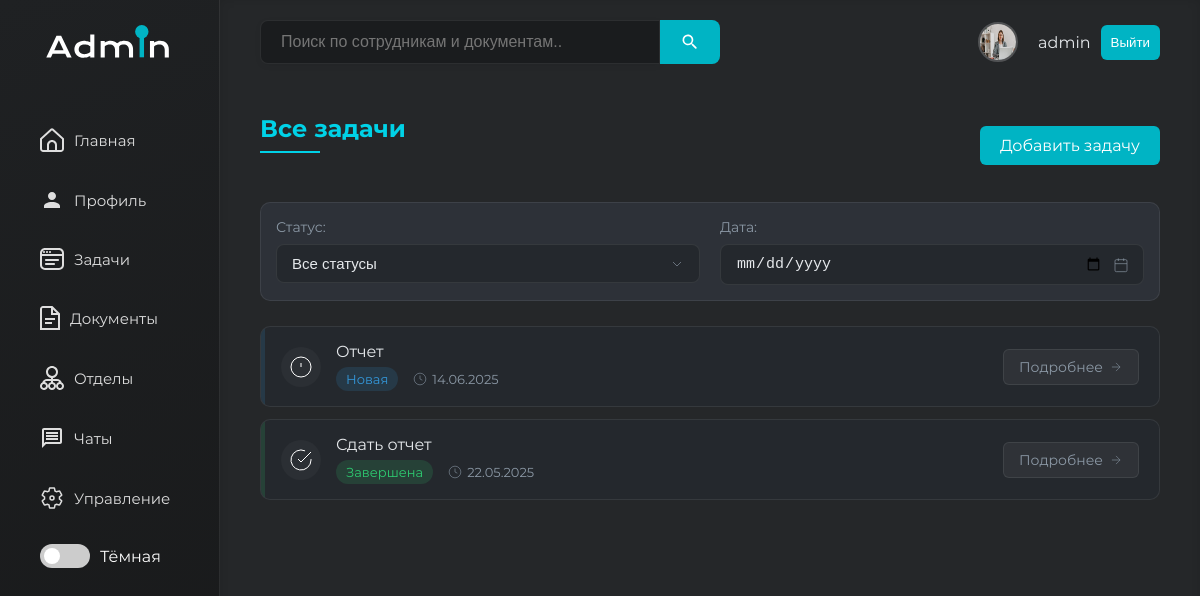
/task/ (signed in), run on an earlier commit of the app's database.
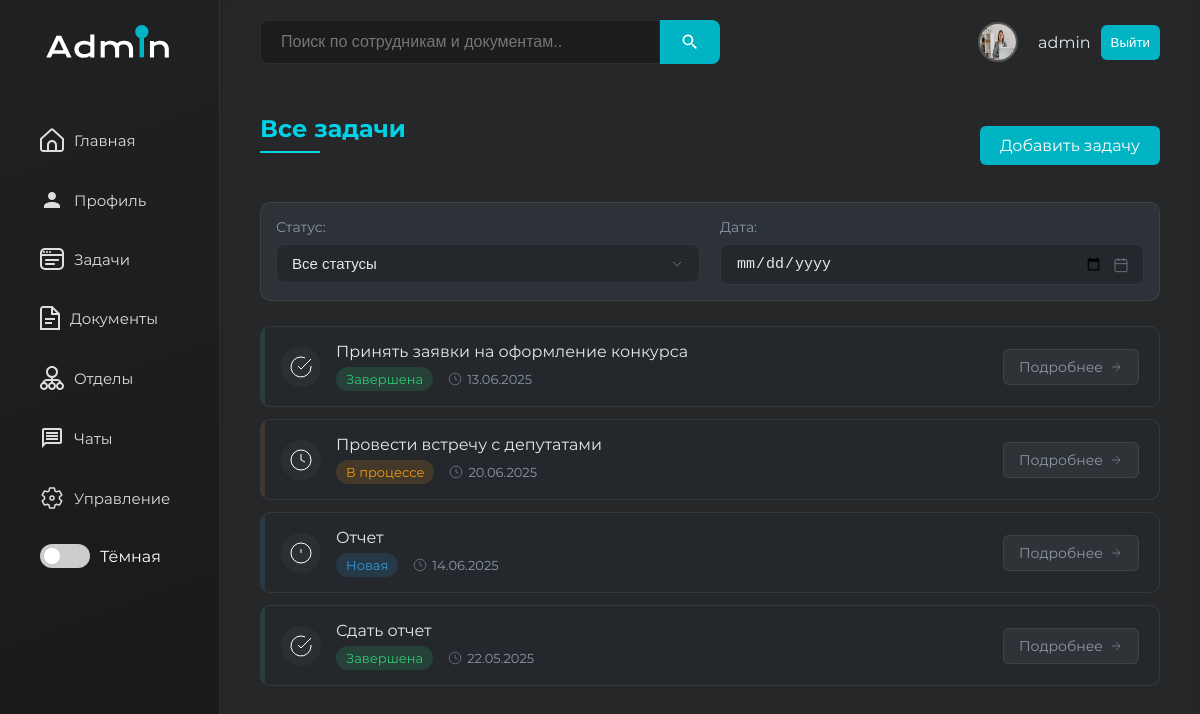
And on a later commit of the database.
### www/models.py (models this page shows, shortened)
class User(AbstractUser):
    telephone = models.CharField(max_length=15)
    position = models.ForeignKey(
        Position,
        on_delete=models.SET_NULL,
        null=True,
        blank=True,
        verbose_name="Должность"
    )
    department = models.ForeignKey(
        Department,
        on_delete=models.SET_NULL,
        null=True,
        blank=True,
        verbose_name="Отдел"
    )
    avatar = models.ImageField(upload_to='avatars/', null=True, blank=True)
    first_name = models.CharField(max_length=150, verbose_name="Имя")
    last_name = models.CharField(max_length=150, verbose_name="Фамилия")
    role = models.ForeignKey(
        Role,
        on_delete=models.SET_NULL,
        null=True,
        blank=True,
        verbose_name="Роль"
    )

class Task(models.Model):
    STATUS_CHOICES = [
        ('new', 'Новая'),
        ('in_progress', 'В процессе'),
        ('completed', 'Завершена'),
    ]
    title = models.CharField(max_length=255)
    description = models.TextField()
    created_at = models.DateTimeField(auto_now_add=True)
    user = models.ForeignKey(User, on_delete=models.CASCADE, related_name="tasks")
    file_attachment = models.FileField(upload_to='task_files/', blank=True, null=True)
    status = models.CharField(
        max_length=20,
        choices=STATUS_CHOICES,
        default='new'
    )
    completed_comment = models.TextField(blank=True, null=True)
    due_date = models.DateField(null=True, blank=True)  # Добавлено поле даты
    completed_at = models.DateTimeField(null=True, blank=True)

### www/views.py (the view)
# urls.py: path('task/', TaskListView.as_view(), name='task'),  # Страница задач
class TaskListView(LoginRequiredMixin, ListView):
    model = Task
    template_name = 'task.html'
    context_object_name = 'tasks'
    def get_queryset(self):
        queryset = super().get_queryset().filter(user=self.request.user)
        status = self.request.GET.get('status')
        if status:
            queryset = queryset.filter(status=status)
        date = self.request.GET.get('date')
        if date:
            queryset = queryset.filter(due_date=date)
        return queryset.order_by('-created_at')
    def get_context_data(self, **kwargs):
        context = super().get_context_data(**kwargs)
        context['current_status'] = self.request.GET.get('status', '')
        context['current_date'] = self.request.GET.get('date', '')
        return context

### templates/task.html (shortened to what this page needs)
{% extends 'base.html' %}
{% load static %}
{% block main %}
    <div class="document-container">
        <div class="tasks-header">
            <h1>Все задачи</h1>
            <a href="{% url 'task_create' %}" class="add-document-btn">
                Добавить задачу
            </a>
        </div>
        <div class="filters">
            <form method="get" class="filter-form">
                <div class="filter-group">
                    <label for="status-filter">Статус:</label>
                    <div class="select-wrapper">
                        <select name="status" id="status-filter" onchange="this.form.submit()">
                            <option value="">Все статусы</option>
                        </select>
                    </div>
                </div>
                <div class="filter-group">
                    <label for="date-filter">Дата:</label>
                    <div class="date-wrapper">
                        <input type="date" name="date" id="date-filter" value="{{ current_date }}"
                               onchange="this.form.submit()">
                    </div>
                </div>
            </form>
        </div>
        {% if tasks %}
            <ul class="document-list">
                {% for task in tasks %}
                    <li class="document-item">
                        <div class="status-indicator status-{{ task.status }}"></div>
                        <div class="document-icon">
                            {% if task.status == 'completed' %}
                                <svg width="24" height="24" viewBox="0 0 24 24" fill="none" stroke="currentColor">
                                    <path d="M22 11.08V12a10 10 0 1 1-5.93-9.14"></path>
                                    <polyline points="22 4 12 14.01 9 11.01"></polyline>
                                </svg>
                            {% elif task.status == 'in_progress' %}
                                <svg width="24" height="24" viewBox="0 0 24 24" fill="none" stroke="currentColor">
                                    <circle cx="12" cy="12" r="10"></circle>
                                    <polyline points="12 6 12 12 16 14"></polyline>
                                </svg>
                            {% else %}
                                <svg width="24" height="24" viewBox="0 0 24 24" fill="none" stroke="currentColor">
                                    <circle cx="12" cy="12" r="10"></circle>
                                    <line x1="12" y1="8" x2="12" y2="12"></line>
                                    <line x1="12" y1="16" x2="12.01" y2="16"></line>
                                </svg>
                            {% endif %}
                        </div>
                        <div class="document-info">
                            <span class="document-title">{{ task.title }}</span>
                            <div class="document-meta">
                            <span class="task-status status-{{ task.status }}">
                                {{ task.get_status_display }}
                            </span>
                                <span class="document-uploaded-at">
                                {% if task.due_date %}
                                    <svg width="14" height="14" viewBox="0 0 24 24" fill="none" stroke="currentColor">
                                        <circle cx="12" cy="12" r="10"></circle>
                                        <polyline points="12 6 12 12 16 14"></polyline>
                                    </svg>
                                    {{ task.due_date|date:"d.m.Y" }}
                                {% else %}
                                    Без срока
                                {% endif %}
                            </span>
                            </div>
                        </div>
                        <div class="document-actions">
                            <a href="{% url 'task_detail' task.pk %}" class="action-button">
                                Подробнее
                                <svg width="14" height="14" viewBox="0 0 24 24" fill="none" stroke="currentColor">
                                    <path d="M5 12h14M12 5l7 7-7 7"></path>
                                </svg>
                            </a>
                        </div>
                    </li>
                {% endfor %}
            </ul>
        {% endif %}
    </div>
{% endblock %}

### templates/base.html (shortened to what this page needs)
{% load static %}
<!DOCTYPE html>
<html lang="en" data-theme="dark">
<head>
    <link rel="stylesheet" href="{% static 'css/dashboard.css' %}">
</head>
<body>
<div id="wrapper">
    <div id="sidebar" class="expanded">
        <div class="logo">
        </div>
        <ul class="nav">
            <li><a href="{% url 'main' %}">
                <span class="nav-text">Главная</span></a></li>
            {% if user.is_authenticated %}
                <li><a href="{% url  'profile' %}">
                    <svg style="margin-right: 10px" width="24" height="24" viewBox="0 0 24 24" fill="none"
                         xmlns="http://www.w3.org/2000/svg">
                        <path d="M12 4C9.79 4 8 5.79 8 8C8 10.21 9.79 12 12 12C14.21 12 16 10.21 16 8C16 5.79 14.21 4 12 4ZM12 14C7.58 14 4 15.79 4 18V20H20V18C20 15.79 16.42 14 12 14Z"
                              fill="#DEDEDE"/>
                    </svg>
                    <span class="nav-text">Профиль</span></a></li>
                <li><a href="{% url 'task' %}">
                    <span class="nav-text">Задачи</span></a></li>
                <li><a href="{% url 'documents' %}">
                    <span class="nav-text">Документы</span></a></li>
                <li><a href="{% url 'department_list' %}">
                    <span class="nav-text">Отделы</span></a></li>
                <li><a href="{% url 'chats' %}">
                    <svg style="margin-right: 10px" width="24" height="24" viewBox="0 0 24 24" fill="none"
                         xmlns="http://www.w3.org/2000/svg">
                        <path d="M20 2H4C2.9 2 2 2.9 2 4V22L6 18H20C21.1 18 22 17.1 22 16V4C22 2.9 21.1 2 20 2ZM20 16H5.17L4 17.17V4H20V16ZM6 12H18V14H6V12ZM6 9H18V11H6V9ZM6 6H18V8H6V6Z"
                              fill="#DEDEDE"/>
                    </svg>
                    <span class="nav-text">Чаты</span></a>
                </li>
                {% if request.user.is_superuser %}
                    <li><a href="{% url 'admin_panel' %}">
                        <span class="nav-text">Управление</span></a></li>
                {% endif %}
            {% endif %}
            <li>
                <div class="theme-switcher">
                    <label class="switch">
                        <span class="slider round"></span>
                    </label>
                    <span id="themeLabel">Тёмная</span>
                </div>
            </li>
        </ul>
    </div>
    <div id="main-content">
        <header>
            <form method="GET" action="{% url 'search' %}" class="search-form">
                <input type="text"
                       name="query"
                       placeholder="Поиск по сотрудникам и документам.."
                       value="{{ request.GET.query|default_if_none:'' }}">
                <button type="submit" class="search">
                </button>
            </form>
            <div class="profile">
                {% if user.avatar %}
                    <img src="{{ user.avatar.url }}" alt="Аватар" style="max-width: 150px; max-height: 150px;">
                {% else %}
                    <img src="{% static 'img/default-avatar.png' %}" alt="Аватар по умолчанию"
                         style="max-width: 150px; max-height: 150px;">
                {% endif %}
                {% if user.is_authenticated %}
                    {{ user.username }}
                {% else %}
                    Гость
                {% endif %}
                {% if user.is_authenticated %}
                    <button><a href="{% url 'logout' %}">Выйти</a></button>
                {% else %}
                    <button><a href="{% url 'login' %}">Войти</a></button>
                {% endif %}
            </div>
        </header>
        <section class="dashboard">
            {% block main %}
            {% endblock %}
        </section>
    </div>
</div>
</body>
</html>

### static/css/dashboard.css (style rules this page uses)
:root { --accent-color: #00B4C4; --bg-primary: #F5F5F5; --bg-secondary: #FFFFFF; --bg-sidebar: linear-gradient(160deg, #1f2123 0%, #18191a 100%); --border-color: #e0e0e0; --card-bg: #FFFFFF; --card-shadow: 0 2px 10px rgba(0, 0, 0, 0.05); --icon-filter: none; --sidebar-light-active: rgba(0, 180, 196, 0.25); --sidebar-light-bg: linear-gradient(160deg, #f5f7fa 0%, #00b4c4 100%); --sidebar-light-border: rgba(0, 0, 0, 0.08); --sidebar-light-hover: rgba(0, 180, 196, 0.15); --sidebar-light-text: #333; --text-primary: #333; --text-secondary: #555; }
[data-theme="dark"] { --bg-primary: #252729; --bg-secondary: #1A1C1E; --bg-sidebar: linear-gradient(160deg, #1f2123 0%, #18191a 100%); --border-color: rgba(255, 255, 255, 0.08); --card-bg: #1E2022; --card-shadow: 0 2px 10px rgba(0, 0, 0, 0.2); --icon-filter: invert(100%) sepia(0%) saturate(0%) hue-rotate(93deg) brightness(103%) contrast(103%); --text-primary: #DDDDDD; --text-secondary: #AAAAAA; }
* { margin: 0; padding: 0; box-sizing: border-box; }
h1, h2 { font-family: 'Montserrat'; font-weight: 400; }
body { font-family: 'Montserrat', sans-serif; font-weight: 400; background-color: var(--bg-primary); color: var(--text-primary); transition: background-color 0.3s ease, color 0.3s ease; }
button { background-color: var(--accent-color); padding: 10px; color: white; border: none; border-radius: 6px; cursor: pointer; }
a { text-decoration: none; color: white; }
#main-content { flex-grow: 1; background-color: var(--bg-primary); padding: 20px 40px; height: 100vh; overflow-y: auto; box-shadow: inset 0px 0px 10px rgba(0, 0, 0, 0.1); }
.search-form { display: flex; flex: 1; min-width: 200px; max-width: 100%; }
.search-form input[type="text"] { padding: 12px 20px; font-size: 16px; border: 1px solid var(--border-color); border-radius: 8px 0 0 8px; outline: none; transition: border-color 0.3s ease; background-color: var(--bg-secondary); color: var(--text-primary); width: 100%; max-width: 400px; box-shadow: 0 2px 6px rgba(0, 0, 0, 0.05); }
.search-form .search { background-color: var(--accent-color); border: none; border-radius: 0 8px 8px 0; padding: 0 20px; cursor: pointer; display: flex; align-items: center; justify-content: center; transition: background-color 0.3s ease; min-width: 50px; }
#sidebar, header, .profile, input { transition: all 0.4s cubic-bezier(0.4, 0, 0.2, 1); }
.dashboard { animation: cardEntrance 0.6s ease-out both; padding: 30px 0px; }
header { display: flex; justify-content: space-between; align-items: center; margin-bottom: 20px; }
header a { text-decoration: none; color: #ffffff; }
header input[type="text"] { width: 100%; padding: 10px 15px; max-width: 400px; font-size: 16px; border: 1px solid var(--border-color); border-radius: 15px; outline: none; transition: border-color 0.3s ease; background-color: var(--bg-secondary); color: var(--text-primary); }
header .profile { display: flex; align-items: center; color: var(--text-primary); gap: 10px; transition: all 0.3s ease; }
header .profile img { width: 40px; height: 40px; border-radius: 50%; margin-right: 10px; border: 2px solid rgba(255, 255, 255, 0.2); }
.theme-switcher { display: flex; align-items: center; gap: 10px; margin: 20px; }
.switch { position: relative; display: inline-block; width: 50px; height: 24px; }
.slider { position: absolute; cursor: pointer; top: 0; left: 0; right: 0; bottom: 0; background-color: #ccc; transition: .4s; }
.slider:before { position: absolute; content: ""; height: 16px; width: 16px; left: 4px; bottom: 4px; background-color: white; transition: .4s; }
.slider.round { border-radius: 24px; }
.slider.round:before { border-radius: 50%; }
#wrapper { display: flex; }
#sidebar { min-width: 220px; height: 100vh; background: var(--bg-sidebar); color: white; display: flex; flex-direction: column; transition: all 0.4s cubic-bezier(0.4, 0, 0.2, 1); border-right: 1px solid rgba(255, 255, 255, 0.08); overflow: hidden; padding: 25px 0; position: relative; }
#sidebar .logo { text-align: center; transition: opacity 0.3s ease, transform 0.3s ease; margin-bottom: 40px; }
#sidebar .nav li { padding: 0 20px; margin: 8px 0; position: relative; transition: all 0.3s cubic-bezier(0.4, 0, 0.2, 1); list-style: none; }
#sidebar .nav li a { display: flex; align-items: center; padding: 14px 20px; border-radius: 8px; color: rgba(255, 255, 255, 0.85); font-size: 15px; font-weight: 500; transition: all 0.3s ease; background: transparent; position: relative; overflow: hidden; }

What changed in the data, as far as the page shows it:
added Task: title "Принять заявки на оформление конкурса", status "Завершена", due_date "13.06.2025"
added Task: title "Провести встречу с депутатами", status "В процессе", due_date "20.06.2025"
